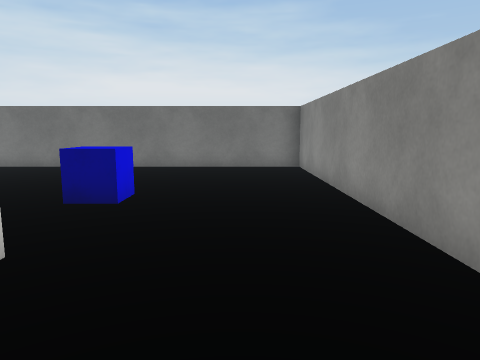
[1] (above)

24 first-person views from a walk through a Unity game level. The camera is 1.3 m above the floor, tilts 8° down and sees 70° across. The floor is counted in squares, 1 m on a side. Each view is taken from the middle of a square. On the plan, view 1 faces up. The plan holds only what a view shows up to about 15 squares ahead; the rest is blank. The place goes on beyond the plan. The player is left out. Surface patterns are stand-ins for the level's own textures.

[2]
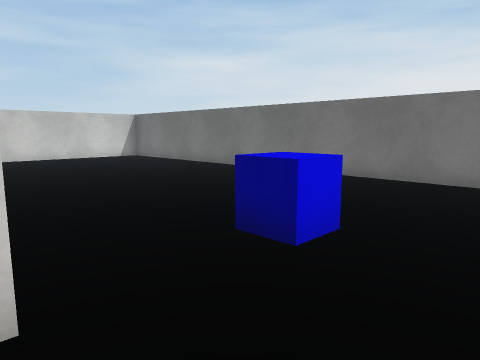

[3]
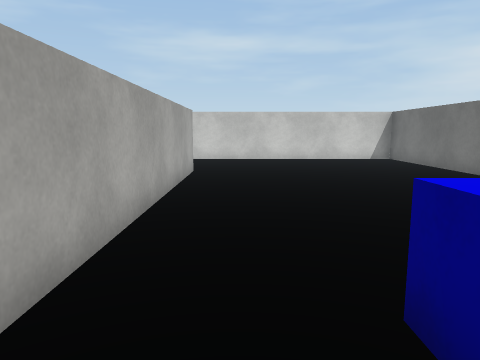

[4]
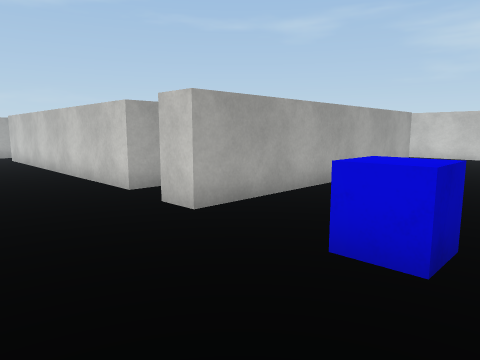

[5]
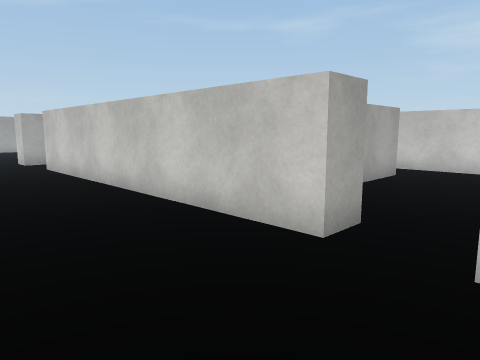

[6]
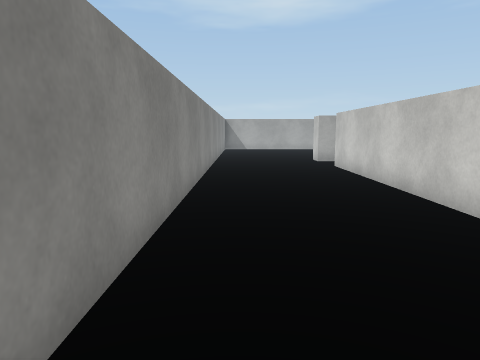

[7]
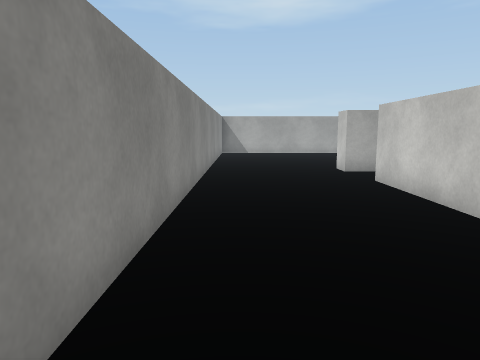

[8]
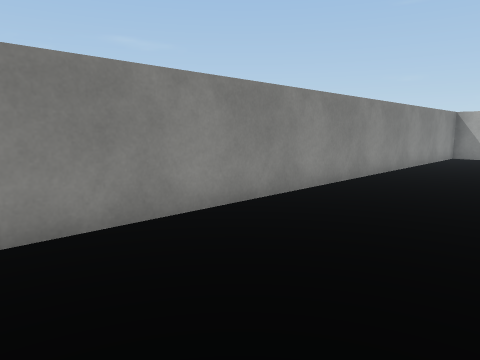

[9]
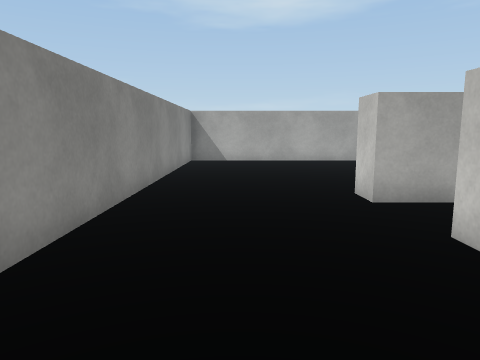

[10]
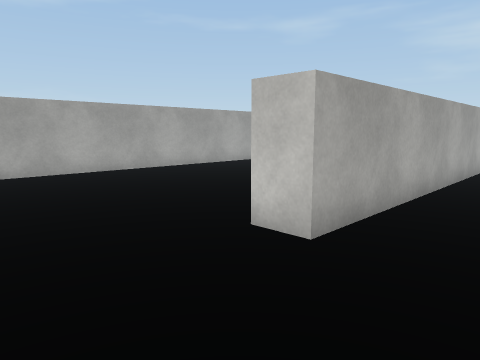

[11]
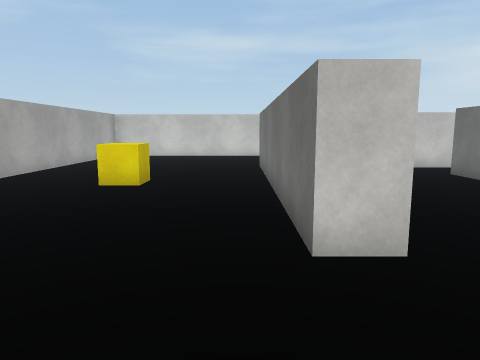

[12]
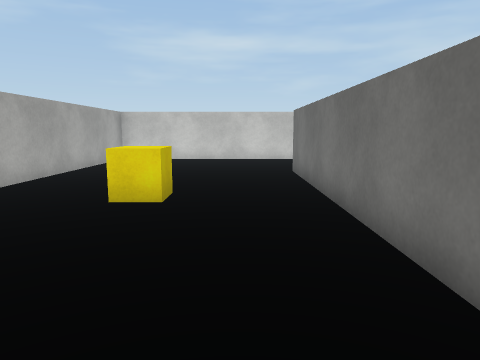

[13]
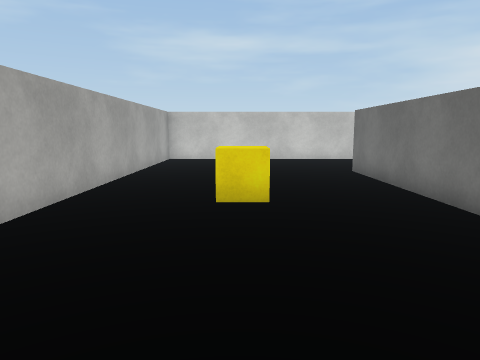

[14]
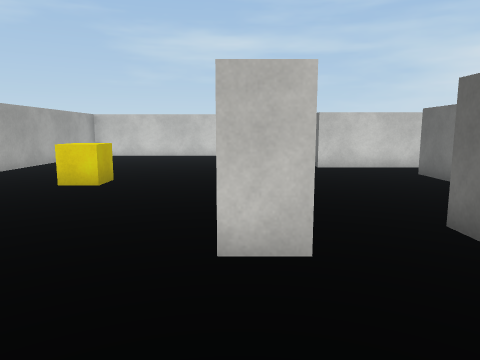

[15]
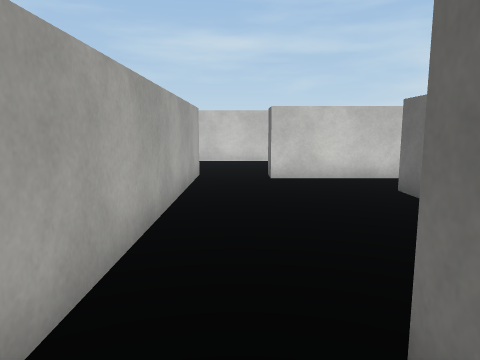

[16]
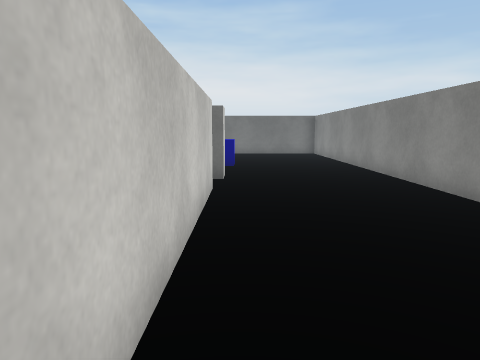

[17]
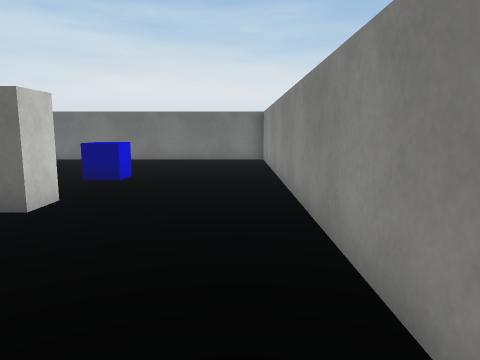

[18]
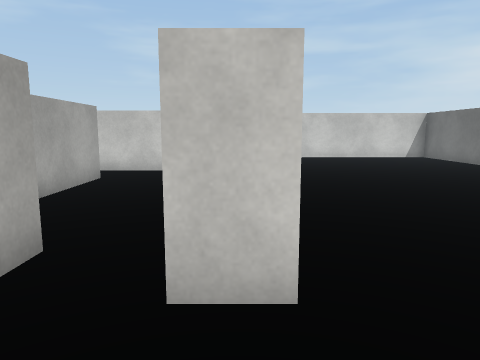

[19]
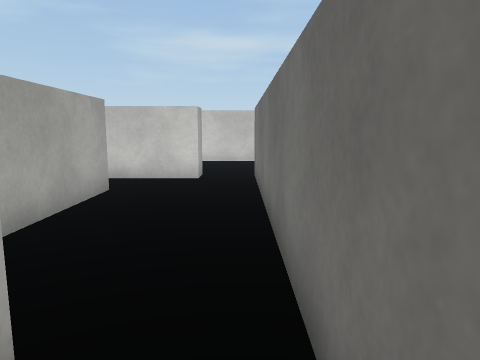

[20]
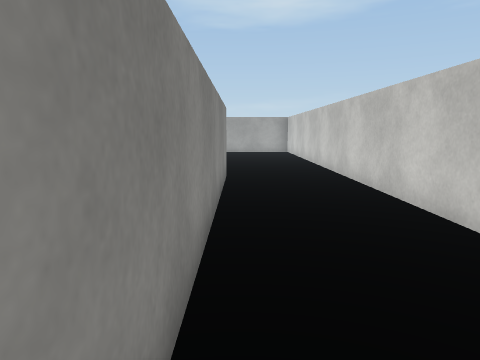

[21]
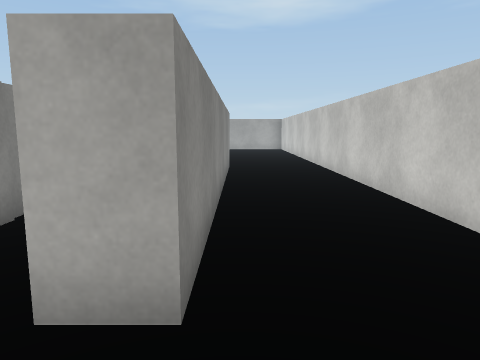

[22]
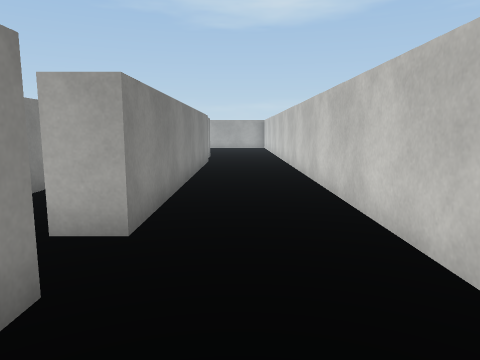

[23]
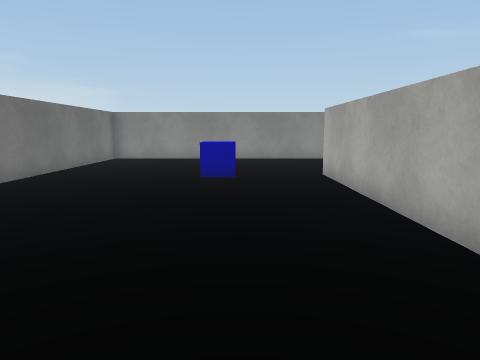

[24]
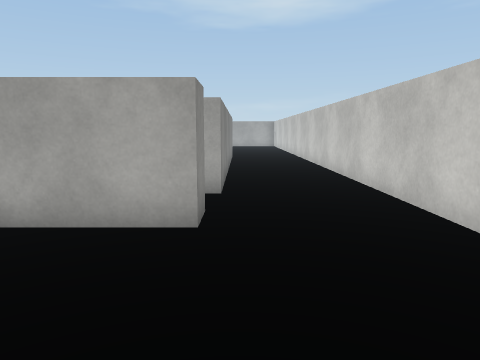

### Floor plan
Points are (right, up) in squares from view 1. A wall is a line through its corners. A room is listed if a view was taken in it or the views show most of it. See-through windows are left out.
Room 1 (views 1, 2, 3, 4, 5, 6, 7, 8, 9, 10, 11, 12, 13, 14, 15, 16, 17, 18, 19, 20, 21, 22, 23, 24)
walls: (-9.8, -1) (-6.1, -1); (-3.8, 0.8) (-2.6, 0.8) (-2.6, -10.1) (-3.8, -10.1); (-12.4, 2.4) (-12.4, 3.4) (-2.5, 3.4) (-2.5, 2.4) (-12.1, 2.4); (-11.6, -10.1) (-12.6, -10.1) (-12.6, 0.8) (-11.6, 0.8) (-11.6, -0.6); (-4.5, -12.2) (-2.5, -12.2) (-2.5, -13.2) (-12.5, -13.2); (-12.5, -12.2) (-11.5, -12.2); (-15.8, 11.5) (-15.8, -20) (2, -20) (2, 11.5) (-15.8, 11.5)
ways out: opening at (-12, -11); opening at (-11, 0); opening at (-3.5, -11)
objects: yellow cube (-8, -17) to (-7, -17); blue cube (-3, 6) to (-2, 7)

Where each view was taken, in squares from view 1:
view 1: 0 up, 0 right, facing up
view 2: 3 up, 0 right, facing up-left
view 3: 5 up, 1 left, facing left
view 4: 8 up, 1 right, facing down-left
view 5: 3 up, 1 right, facing down-left
view 6: 3 up, 1 right, facing down
view 7: 1 down, 1 right, facing down
view 8: 3 down, 2 left, facing down-right
view 9: 6 down, 0 right, facing down
view 10: 10 down, 1 right, facing down-left
view 11: 14 down, 1 right, facing left
view 12: 15 down, 1 left, facing left
view 13: 17 down, 1 left, facing left
view 14: 13 down, 1 right, facing left
view 15: 11 down, 2 left, facing left
view 16: 7 down, 2 left, facing up
view 17: 3 down, 1 right, facing up
view 18: 3 up, 0 right, facing left
view 19: 2 up, 2 left, facing left
view 20: 0 up, 13 left, facing down
view 21: 3 up, 13 left, facing down
view 22: 5 up, 14 left, facing down
view 23: 6 up, 13 left, facing right
view 24: 8 up, 13 left, facing down
